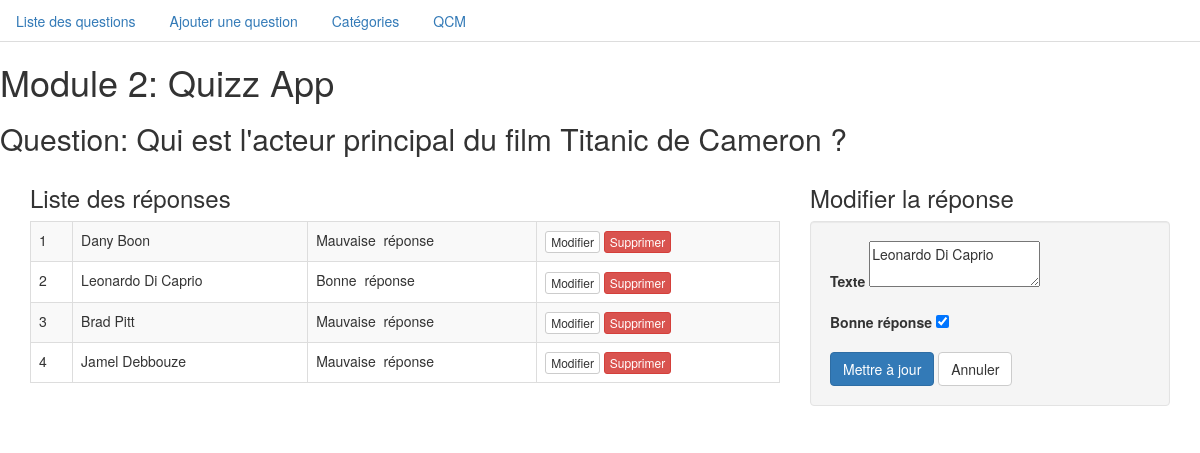
The page /?route=answer/manage&id_question=11&edit=true&id_answer=14 on the database its author committed.
### tables this page shows
CREATE TABLE `question` (
  `id` int(11) NOT NULL,
  `title` varchar(255) NOT NULL,
  `category` int(11) NOT NULL,
  `level` tinyint(4) NOT NULL
);

CREATE TABLE `answer` (
  `id` int(11) NOT NULL,
  `body` text NOT NULL,
  `correct` tinyint(1) NOT NULL,
  `id_question` int(11) NOT NULL
);

### answer/manage.php (the view, shortened to what this page needs)
<?php
function getAnswerById($answers, $id) {
  $answer = NULL;
  foreach($answers as $a) {
    if($a->id == $id) {
      $answer = $a;
      break;
    }
  }
  return $answer;
}
if (isset($_GET['id_question'])) {
  $id_question = $_GET['id_question'];
  $query = $db->prepare(
    ' SELECT title
      FROM question
      WHERE id = :id_question
    ');
  $query->execute(array(
    ':id_question' => intval($id_question)
  ));
  $title = $query->fetch(PDO::FETCH_OBJ)->title;
  $query2 = $db->prepare(
    ' SELECT id, body, correct
      FROM answer
      WHERE id_question = :id_question
    ');
  $query2->execute(array(
    ':id_question' => $id_question
  ));
  $answers = $query2->fetchAll(PDO::FETCH_OBJ);
  if (isset($_GET['edit']) && isset($_GET['id_answer'])) {
    $answerEdit = getAnswerById($answers, intval($_GET['id_answer']));
  }
}
?>
<h2>Question: <?=$title ?></h2>
<div class="container">
  <div class="row">
    <div class="col-md-8">
      <?php if(sizeof($answers) == 0): ?>
        <p class="alert alert-warning">Aucune réponse enregistrée</p>
      <?php else: ?>
        <h3>Liste des réponses</h3>
        <table class="table table-bordered table-striped">
          <?php $i = 0;   ?>
          <?php foreach($answers as $answer): ?>
            <tr>
              <td><?=++$i?></td>
              <td><?=$answer->body ?></td>
              <td>
                <?= ($answer->correct == 1) ? 'Bonne' : 'Mauvaise'; ?>
                &nbsp;réponse
              </td>
              <td>
                <?php
                  $urlDel = '?route=answer/delete&id_answer=' . $answer->id;
                  $urlDel .= '&id_question=' . $id_question;
                  $urlEdit = '?route=answer/manage&id_question=' . $id_question;
                  $urlEdit .= '&edit=true&id_answer=' . $answer->id;
                ?>
                <a
                  class="btn btn-default btn-xs"
                  href="<?= $urlEdit ?>">Modifier</a>
                <a
                  class="btn btn-danger btn-xs"
                  href="<?= $urlDel ?>">Supprimer</a>
              </td>
            </tr>
          <?php endforeach ?>
        </table>
      <?php endif ?>
    </div>
    <div class="col-md-4">
      <?php if(!isset($_GET['edit'])) : ?>
      <!--
      Si le paramètre edit n'est pas dans l'URL on affiche
      le formulaire d'ajout d'une réponse
      -->
      <h3>Ajouter une réponse</h3>
      <form method="POST" class="well">
        <div class="form-group">
          <label for="body">Texte</label>
          <textarea name="body" required></textarea>
        </div>
        <div class="form-group">
          <label for="correct">Bonne réponse</label>
          <input type="checkbox" name="correct"/>
        </div>
        <input type="hidden" name="id_question" value="<?=$id_question?>">
        <input type="submit" name="insert" value="Enregistrer">
      </form>
    <?php else: ?>
      <h3>Modifier la réponse</h3>
      <form method="POST" class="well">
        <div class="form-group">
          <label for="body">Texte</label>
          <textarea name="body" required><?= $answerEdit->body ?></textarea>
        </div>
        <div class="form-group">
          <label for="correct">Bonne réponse</label>
          <?php if($answerEdit->correct == 1): ?>
            <input type="checkbox" name="correct" checked/>
          <?php else: ?>
            <input type="checkbox" name="correct" />
          <?php endif ?>
        </div>
        <input
          class="btn btn-primary"
          type="submit" name="update" value="Mettre à jour">
        <?php
          $url = '?route=answer/manage&id_question=' . $id_question;
        ?>
        <a
          class="btn btn-default"
          href="<?=$url?>">Annuler</a>
      </form>
    <?php endif ?>
    </div>
  </div>
</div>

### rows shown on the page
question: title "Qui est l'acteur principal du film Titanic de Cameron ?"
answer: body "Dany Boon", correct "Mauvaise"
answer: body "Leonardo Di Caprio", correct "Bonne"
answer: body "Brad Pitt", correct "Mauvaise"
answer: body "Jamel Debbouze", correct "Mauvaise"
